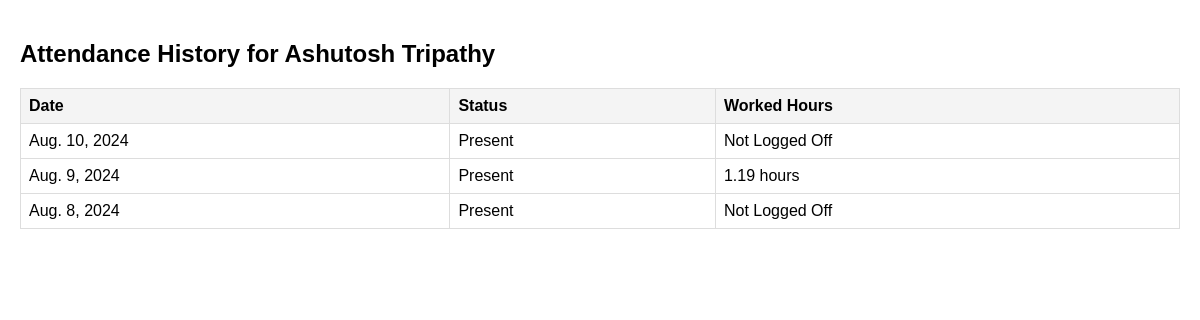
Screenshot of /attendance-history/?employee_id=F13A100001 (signed in) with the database file from the repository.
### hrms/models.py (models this page shows, shortened)
class Employee(models.Model):
    employee_id = models.CharField(max_length=10, unique=True)
    name = models.CharField(max_length=100)
    position = models.CharField(max_length=100)
    department = models.CharField(max_length=100)
    email = models.EmailField()
    phone_number = models.CharField(max_length=15)
    dob = models.DateField()
    leaves = models.IntegerField(default=0)
    otp = models.CharField(max_length=6, blank=True, null=True)

class AttendanceHistory(models.Model):
    employee = models.ForeignKey(Employee, on_delete=models.CASCADE)
    date = models.DateField()
    status = models.CharField(max_length=10, choices=[('Present', 'Present'), ('Absent', 'Absent')])

### hrms/views.py (the view)
# urls.py: path('attendance-history/', views.attendance_history_view, name='attendance_history'),
def attendance_history_view(request):
    if not request.session.get('logged_in'):
        return redirect('login')
    employee_id = request.GET.get('employee_id')
    employee = get_object_or_404(Employee, employee_id=employee_id)
    history = AttendanceHistory.objects.filter(employee=employee).order_by('-date')
    attendance_with_logoff = []
    for attendance in history:
        logoff = Logoff.objects.filter(attendance__employee=employee, attendance__date=attendance.date).first()
        attendance_with_logoff.append({
            'date': attendance.date,
            'status': attendance.status,
            'work_hours': logoff.work_hours if logoff else None
        })
    context = {'employee': employee, 'attendance_with_logoff': attendance_with_logoff}
    return render(request, 'attendance_history.html', context)

### hrms/models.py (called while the page is built)
    @property
    def work_hours(self):
        logoff_datetime = self.logoff_time
        present_datetime = datetime.combine(
            self.attendance.date,
            self.attendance.time if isinstance(self.attendance.time, time) else self.attendance.time.time()
        )
        present_datetime = timezone.make_aware(present_datetime, timezone.get_current_timezone())
        duration = logoff_datetime - present_datetime
        return round(duration.total_seconds() / 3600, 2)  # Convert to hours and round to 2 decimal places

### hrms/templates/attendance_history.html (shortened to what this page needs)
<!DOCTYPE html>
<html>
<head>
</head>
<body>
    <h2>Attendance History for {{ employee.name }}</h2>
    <table>
        <thead>
            <tr>
                <th>Date</th>
                <th>Status</th>
                <th>Worked Hours</th>
            </tr>
        </thead>
        <tbody>
            {% for record in attendance_with_logoff %}
            <tr>
                <td>{{ record.date }}</td>
                <td>{{ record.status }}</td>
                <td>
                    {% if record.work_hours %}
                        {{ record.work_hours }} hours
                    {% else %}
                        Not Logged Off
                    {% endif %}
                </td>
            </tr>
            {% empty %}
            <tr>
                <td colspan="3">No history found.</td>
            </tr>
            {% endfor %}
        </tbody>
    </table>
</body>
</html>

### hrms/templates/attendance_history.html (style rules this page uses)
body { font-family: Arial, sans-serif; margin: 0; padding: 20px; }
table { width: 100%; border-collapse: collapse; }
table, th, td { border: 1px solid #ddd; }
th, td { padding: 8px; text-align: left; }
th { background-color: #f4f4f4; }

### rows the page displays
Employee: name "Ashutosh Tripathy"
AttendanceHistory: date "Aug. 10, 2024", status "Present"
AttendanceHistory: date "Aug. 9, 2024", status "Present"
AttendanceHistory: date "Aug. 8, 2024", status "Present"

### other values shown
{{ record.work_hours }} "1.19"
